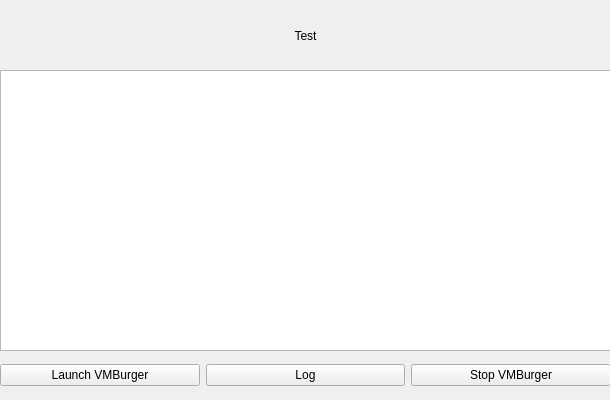
<?xml version="1.0" encoding="UTF-8"?>
<ui version="4.0">
 <class>DeviceLauncher</class>
 <widget class="QWidget" name="DeviceLauncher">
  <property name="geometry">
   <rect>
    <x>0</x>
    <y>0</y>
    <width>610</width>
    <height>400</height>
   </rect>
  </property>
  <property name="windowTitle">
   <string>Form</string>
  </property>
  <widget class="QWidget" name="verticalLayoutWidget">
   <property name="geometry">
    <rect>
     <x>0</x>
     <y>0</y>
     <width>611</width>
     <height>71</height>
    </rect>
   </property>
   <layout class="QVBoxLayout" name="verticalLayout">
    <item>
     <widget class="QLabel" name="label">
      <property name="text">
       <string>Test</string>
      </property>
      <property name="alignment">
       <set>Qt::AlignCenter</set>
      </property>
     </widget>
    </item>
   </layout>
  </widget>
  <widget class="QWidget" name="gridLayoutWidget">
   <property name="geometry">
    <rect>
     <x>0</x>
     <y>70</y>
     <width>611</width>
     <height>281</height>
    </rect>
   </property>
   <layout class="QGridLayout" name="gridLayout">
    <item row="0" column="0">
     <widget class="QTextBrowser" name="textBrowser"/>
    </item>
   </layout>
  </widget>
  <widget class="QWidget" name="horizontalLayoutWidget">
   <property name="geometry">
    <rect>
     <x>0</x>
     <y>350</y>
     <width>611</width>
     <height>51</height>
    </rect>
   </property>
   <layout class="QHBoxLayout" name="horizontalLayout">
    <item>
     <widget class="QPushButton" name="vmburger_launch">
      <property name="text">
       <string>Launch VMBurger</string>
      </property>
     </widget>
    </item>
    <item>
     <widget class="QPushButton" name="vmburger_log">
      <property name="text">
       <string>Log</string>
      </property>
     </widget>
    </item>
    <item>
     <widget class="QPushButton" name="vmburger_kill">
      <property name="text">
       <string>Stop VMBurger</string>
      </property>
     </widget>
    </item>
   </layout>
  </widget>
 </widget>
 <resources/>
 <connections/>
</ui>
